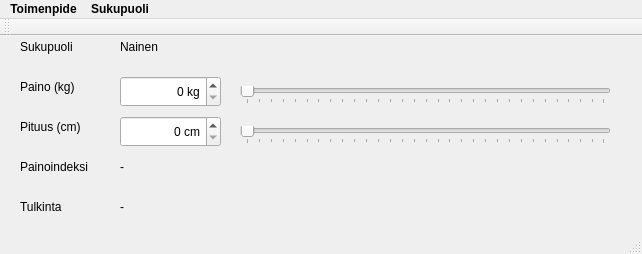
<?xml version="1.0" encoding="UTF-8"?>
<ui version="4.0">
 <class>MainWindow</class>
 <widget class="QMainWindow" name="MainWindow">
  <property name="geometry">
   <rect>
    <x>0</x>
    <y>0</y>
    <width>642</width>
    <height>254</height>
   </rect>
  </property>
  <property name="windowTitle">
   <string>Painoindeksilaskin</string>
  </property>
  <widget class="QWidget" name="centralWidget">
   <widget class="QLabel" name="label">
    <property name="geometry">
     <rect>
      <x>20</x>
      <y>0</y>
      <width>101</width>
      <height>21</height>
     </rect>
    </property>
    <property name="text">
     <string>Sukupuoli</string>
    </property>
   </widget>
   <widget class="QLabel" name="label_2">
    <property name="geometry">
     <rect>
      <x>20</x>
      <y>40</y>
      <width>91</width>
      <height>21</height>
     </rect>
    </property>
    <property name="text">
     <string>Paino (kg)</string>
    </property>
   </widget>
   <widget class="QLabel" name="label_3">
    <property name="geometry">
     <rect>
      <x>20</x>
      <y>80</y>
      <width>91</width>
      <height>21</height>
     </rect>
    </property>
    <property name="text">
     <string>Pituus (cm)</string>
    </property>
   </widget>
   <widget class="QLabel" name="label_4">
    <property name="geometry">
     <rect>
      <x>20</x>
      <y>120</y>
      <width>131</width>
      <height>21</height>
     </rect>
    </property>
    <property name="text">
     <string>Painoindeksi</string>
    </property>
   </widget>
   <widget class="QLabel" name="label_5">
    <property name="geometry">
     <rect>
      <x>20</x>
      <y>160</y>
      <width>81</width>
      <height>21</height>
     </rect>
    </property>
    <property name="text">
     <string>Tulkinta</string>
    </property>
   </widget>
   <widget class="QLabel" name="sukupuoli">
    <property name="geometry">
     <rect>
      <x>120</x>
      <y>0</y>
      <width>66</width>
      <height>21</height>
     </rect>
    </property>
    <property name="text">
     <string>Nainen</string>
    </property>
   </widget>
   <widget class="QSpinBox" name="paino_spinBox">
    <property name="geometry">
     <rect>
      <x>120</x>
      <y>40</y>
      <width>101</width>
      <height>31</height>
     </rect>
    </property>
    <property name="alignment">
     <set>Qt::AlignRight|Qt::AlignTrailing|Qt::AlignVCenter</set>
    </property>
    <property name="suffix">
     <string> kg</string>
    </property>
    <property name="maximum">
     <number>299</number>
    </property>
   </widget>
   <widget class="QSpinBox" name="pituus_spinBox">
    <property name="geometry">
     <rect>
      <x>120</x>
      <y>80</y>
      <width>101</width>
      <height>31</height>
     </rect>
    </property>
    <property name="alignment">
     <set>Qt::AlignRight|Qt::AlignTrailing|Qt::AlignVCenter</set>
    </property>
    <property name="suffix">
     <string> cm</string>
    </property>
    <property name="maximum">
     <number>299</number>
    </property>
   </widget>
   <widget class="QSlider" name="paino_slider">
    <property name="geometry">
     <rect>
      <x>240</x>
      <y>50</y>
      <width>371</width>
      <height>18</height>
     </rect>
    </property>
    <property name="maximum">
     <number>299</number>
    </property>
    <property name="orientation">
     <enum>Qt::Horizontal</enum>
    </property>
    <property name="tickPosition">
     <enum>QSlider::TicksBelow</enum>
    </property>
    <property name="tickInterval">
     <number>10</number>
    </property>
   </widget>
   <widget class="QSlider" name="pituus_slider">
    <property name="geometry">
     <rect>
      <x>240</x>
      <y>90</y>
      <width>371</width>
      <height>18</height>
     </rect>
    </property>
    <property name="maximum">
     <number>299</number>
    </property>
    <property name="orientation">
     <enum>Qt::Horizontal</enum>
    </property>
    <property name="tickPosition">
     <enum>QSlider::TicksBelow</enum>
    </property>
    <property name="tickInterval">
     <number>10</number>
    </property>
   </widget>
   <widget class="QLabel" name="bmi">
    <property name="geometry">
     <rect>
      <x>120</x>
      <y>120</y>
      <width>131</width>
      <height>21</height>
     </rect>
    </property>
    <property name="text">
     <string>-</string>
    </property>
   </widget>
   <widget class="QLabel" name="tulkinta">
    <property name="geometry">
     <rect>
      <x>120</x>
      <y>160</y>
      <width>131</width>
      <height>21</height>
     </rect>
    </property>
    <property name="text">
     <string>-</string>
    </property>
   </widget>
  </widget>
  <widget class="QMenuBar" name="menuBar">
   <property name="geometry">
    <rect>
     <x>0</x>
     <y>0</y>
     <width>642</width>
     <height>27</height>
    </rect>
   </property>
   <property name="font">
    <font>
     <weight>75</weight>
     <bold>true</bold>
    </font>
   </property>
   <widget class="QMenu" name="menuPainoindeksilaskin">
    <property name="title">
     <string>Toimenpide</string>
    </property>
    <addaction name="actionAlkutila"/>
    <addaction name="actionLopeta"/>
   </widget>
   <widget class="QMenu" name="menuSukupuoli">
    <property name="title">
     <string>Sukupuoli</string>
    </property>
    <addaction name="actionNainen"/>
    <addaction name="actionMies"/>
   </widget>
   <addaction name="menuPainoindeksilaskin"/>
   <addaction name="menuSukupuoli"/>
  </widget>
  <widget class="QToolBar" name="mainToolBar">
   <attribute name="toolBarArea">
    <enum>TopToolBarArea</enum>
   </attribute>
   <attribute name="toolBarBreak">
    <bool>false</bool>
   </attribute>
  </widget>
  <widget class="QStatusBar" name="statusBar"/>
  <action name="actionAlkutila">
   <property name="text">
    <string>Alkutila</string>
   </property>
   <property name="font">
    <font>
     <weight>50</weight>
     <bold>false</bold>
    </font>
   </property>
  </action>
  <action name="actionLopeta">
   <property name="text">
    <string>Lopeta</string>
   </property>
  </action>
  <action name="actionNainen">
   <property name="checkable">
    <bool>true</bool>
   </property>
   <property name="text">
    <string>Nainen</string>
   </property>
  </action>
  <action name="actionMies">
   <property name="checkable">
    <bool>true</bool>
   </property>
   <property name="text">
    <string>Mies</string>
   </property>
  </action>
 </widget>
 <layoutdefault spacing="6" margin="11"/>
 <resources/>
 <connections>
  <connection>
   <sender>pituus_slider</sender>
   <signal>valueChanged(int)</signal>
   <receiver>pituus_spinBox</receiver>
   <slot>setValue(int)</slot>
   <hints>
    <hint type="sourcelabel">
     <x>286</x>
     <y>163</y>
    </hint>
    <hint type="destinationlabel">
     <x>176</x>
     <y>160</y>
    </hint>
   </hints>
  </connection>
  <connection>
   <sender>pituus_spinBox</sender>
   <signal>valueChanged(int)</signal>
   <receiver>pituus_slider</receiver>
   <slot>setValue(int)</slot>
   <hints>
    <hint type="sourcelabel">
     <x>187</x>
     <y>153</y>
    </hint>
    <hint type="destinationlabel">
     <x>288</x>
     <y>158</y>
    </hint>
   </hints>
  </connection>
  <connection>
   <sender>paino_spinBox</sender>
   <signal>valueChanged(int)</signal>
   <receiver>paino_slider</receiver>
   <slot>setValue(int)</slot>
   <hints>
    <hint type="sourcelabel">
     <x>215</x>
     <y>118</y>
    </hint>
    <hint type="destinationlabel">
     <x>244</x>
     <y>121</y>
    </hint>
   </hints>
  </connection>
  <connection>
   <sender>paino_slider</sender>
   <signal>valueChanged(int)</signal>
   <receiver>paino_spinBox</receiver>
   <slot>setValue(int)</slot>
   <hints>
    <hint type="sourcelabel">
     <x>245</x>
     <y>117</y>
    </hint>
    <hint type="destinationlabel">
     <x>208</x>
     <y>116</y>
    </hint>
   </hints>
  </connection>
 </connections>
</ui>
